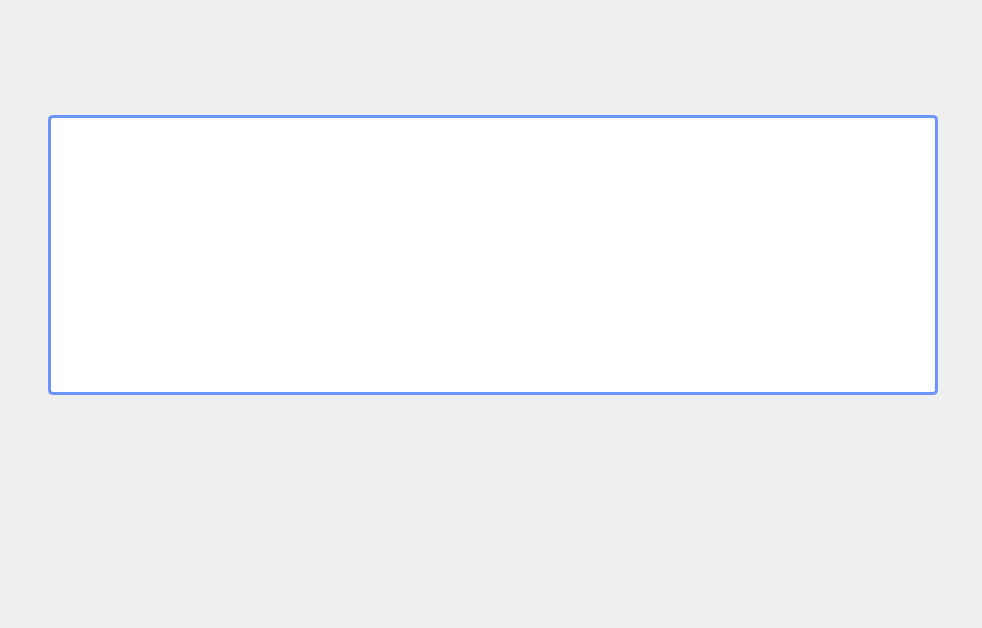
<?xml version="1.0" encoding="UTF-8"?>
<ui version="4.0">
 <class>StationAdminWIndow</class>
 <widget class="QWidget" name="StationAdminWIndow">
  <property name="geometry">
   <rect>
    <x>0</x>
    <y>0</y>
    <width>982</width>
    <height>628</height>
   </rect>
  </property>
  <property name="windowTitle">
   <string>Form</string>
  </property>
  <widget class="QLabel" name="label">
   <property name="geometry">
    <rect>
     <x>0</x>
     <y>0</y>
     <width>982</width>
     <height>628</height>
    </rect>
   </property>
   <property name="text">
    <string/>
   </property>
   <property name="pixmap">
    <pixmap resource="resources.qrc">:/stationFrameNew.png</pixmap>
   </property>
  </widget>
  <widget class="QPushButton" name="pushButton_3">
   <property name="geometry">
    <rect>
     <x>934</x>
     <y>14</y>
     <width>17</width>
     <height>17</height>
    </rect>
   </property>
   <property name="styleSheet">
    <string notr="true">border-radius: 20px; </string>
   </property>
   <property name="text">
    <string/>
   </property>
   <property name="icon">
    <iconset resource="resources.qrc">
     <normaloff>:/swapIcon.png</normaloff>:/swapIcon.png</iconset>
   </property>
   <property name="iconSize">
    <size>
     <width>17</width>
     <height>17</height>
    </size>
   </property>
  </widget>
  <widget class="QPushButton" name="pushButton_4">
   <property name="geometry">
    <rect>
     <x>790</x>
     <y>22</y>
     <width>126</width>
     <height>37</height>
    </rect>
   </property>
   <property name="styleSheet">
    <string notr="true">border-radius: 20px; </string>
   </property>
   <property name="text">
    <string/>
   </property>
   <property name="icon">
    <iconset resource="resources.qrc">
     <normaloff>:/homeButton2_New.png</normaloff>:/homeButton2_New.png</iconset>
   </property>
   <property name="iconSize">
    <size>
     <width>126</width>
     <height>37</height>
    </size>
   </property>
  </widget>
  <widget class="QPushButton" name="pushButton_8">
   <property name="geometry">
    <rect>
     <x>356</x>
     <y>22</y>
     <width>126</width>
     <height>37</height>
    </rect>
   </property>
   <property name="styleSheet">
    <string notr="true">border-radius: 20px; </string>
   </property>
   <property name="text">
    <string/>
   </property>
   <property name="icon">
    <iconset resource="resources.qrc">
     <normaloff>:/tariffsButton2New.png</normaloff>:/tariffsButton2New.png</iconset>
   </property>
   <property name="iconSize">
    <size>
     <width>126</width>
     <height>37</height>
    </size>
   </property>
  </widget>
  <widget class="QPushButton" name="pushButton_5">
   <property name="geometry">
    <rect>
     <x>648</x>
     <y>22</y>
     <width>126</width>
     <height>37</height>
    </rect>
   </property>
   <property name="styleSheet">
    <string notr="true">border-radius: 20px; </string>
   </property>
   <property name="text">
    <string/>
   </property>
   <property name="icon">
    <iconset resource="resources.qrc">
     <normaloff>:/trainButton2New.png</normaloff>:/trainButton2New.png</iconset>
   </property>
   <property name="iconSize">
    <size>
     <width>126</width>
     <height>37</height>
    </size>
   </property>
  </widget>
  <widget class="QPushButton" name="pushButton_6">
   <property name="geometry">
    <rect>
     <x>498</x>
     <y>22</y>
     <width>134</width>
     <height>37</height>
    </rect>
   </property>
   <property name="styleSheet">
    <string notr="true">border-radius: 20px; </string>
   </property>
   <property name="text">
    <string/>
   </property>
   <property name="icon">
    <iconset resource="resources.qrc">
     <normaloff>:/routeButton2New.png</normaloff>:/routeButton2New.png</iconset>
   </property>
   <property name="iconSize">
    <size>
     <width>134</width>
     <height>37</height>
    </size>
   </property>
  </widget>
  <widget class="QPushButton" name="pushButton_2">
   <property name="geometry">
    <rect>
     <x>958</x>
     <y>14</y>
     <width>17</width>
     <height>17</height>
    </rect>
   </property>
   <property name="styleSheet">
    <string notr="true">border-radius: 20px; </string>
   </property>
   <property name="text">
    <string/>
   </property>
   <property name="icon">
    <iconset resource="resources.qrc">
     <normaloff>:/closeIcon.png</normaloff>:/closeIcon.png</iconset>
   </property>
   <property name="iconSize">
    <size>
     <width>17</width>
     <height>17</height>
    </size>
   </property>
  </widget>
  <widget class="QPushButton" name="pushButton_11">
   <property name="geometry">
    <rect>
     <x>635</x>
     <y>419</y>
     <width>240</width>
     <height>82</height>
    </rect>
   </property>
   <property name="styleSheet">
    <string notr="true">border-radius: 20px; </string>
   </property>
   <property name="text">
    <string/>
   </property>
   <property name="icon">
    <iconset resource="resources.qrc">
     <normaloff>:/removeAdminNewButton.png</normaloff>:/removeAdminNewButton.png</iconset>
   </property>
   <property name="iconSize">
    <size>
     <width>240</width>
     <height>82</height>
    </size>
   </property>
  </widget>
  <widget class="QPushButton" name="pushButton_10">
   <property name="geometry">
    <rect>
     <x>373</x>
     <y>419</y>
     <width>240</width>
     <height>82</height>
    </rect>
   </property>
   <property name="styleSheet">
    <string notr="true">border-radius: 20px; </string>
   </property>
   <property name="text">
    <string/>
   </property>
   <property name="icon">
    <iconset resource="resources.qrc">
     <normaloff>:/changeAdminButton.png</normaloff>:/changeAdminButton.png</iconset>
   </property>
   <property name="iconSize">
    <size>
     <width>240</width>
     <height>82</height>
    </size>
   </property>
  </widget>
  <widget class="QPushButton" name="pushButton_9">
   <property name="geometry">
    <rect>
     <x>111</x>
     <y>419</y>
     <width>240</width>
     <height>82</height>
    </rect>
   </property>
   <property name="styleSheet">
    <string notr="true">border-radius: 20px; </string>
   </property>
   <property name="text">
    <string/>
   </property>
   <property name="icon">
    <iconset resource="resources.qrc">
     <normaloff>:/appendAdminButton_1.png</normaloff>:/appendAdminButton_1.png</iconset>
   </property>
   <property name="iconSize">
    <size>
     <width>240</width>
     <height>82</height>
    </size>
   </property>
  </widget>
  <widget class="QTableView" name="tableView">
   <property name="geometry">
    <rect>
     <x>48</x>
     <y>115</y>
     <width>890</width>
     <height>280</height>
    </rect>
   </property>
   <property name="styleSheet">
    <string notr="true">QTableView {
    border: 3px solid #6E93FC;
    border-radius: 5px;
    gridline-color: #6E93FC; /* #6D55FF */
    background-color: white;	
}

QTableView::item {
    background-color: white;
    font-family: Karla; /* Установка шрифта */
    font-size: 15pt; /* Установка размера шрифта */
    color: black;
}

QTableView::item:selected {
    background-color: #6E93FC; /* #6D55FF */
    color: white;
}

QTableView::item:focus {
    background-color: #6E93FC; /* #6D55FF */
    color: white;
}

QHeaderView::section {
    background-color: #6E93FC; /* #6D55FF */
    color: white;
    font-family: Karla;
    font-size: 14pt;
}

QHeaderView::section:horizontal {
    border: none; /* убираем горизонтальные линии разделителя */
}

QHeaderView::section:vertical {
    border: none; /* убираем вертикальные линии разделителя */
}

QScrollBar:vertical {
    border: none;
    background: white; /* Можно изменить на цвет фона таблицы или окна */
    width: 7px; /* Уменьшенная ширина */
    margin: 0px; /* Если не нужно отступление от краев */
    /*border-radius: 5px; /* Уменьшенное закругление */
}

QScrollBar::handle:vertical {
    background: #6E93FC;
    min-height: 7px; /* Уменьшенная минимальная длина */
    /*border-radius: 5px; /* Уменьшенное закругление */
}

QScrollBar::add-page:vertical, QScrollBar::sub-page:vertical {
    background: white; /* Это изменит цвет фона неактивных частей ползунка */
}

QScrollBar::add-line:vertical, QScrollBar::sub-line:vertical {
    border: none;
    background: none;
    width: 0px;
    height: 0px;
}

QScrollBar:horizontal {
    border: none;
    background: white; /* Можно изменить на цвет фона таблицы или окна */
    height: 7px; /* Уменьшенная высота */
    margin: 0px; /* Если не нужно отступление от краев */
    /*border-radius: 5px; /* Уменьшенное закругление */
}

QScrollBar::handle:horizontal {
    background: #6E93FC;
    min-width: 10px; /* Уменьшенная минимальная длина */
    /*border-radius: 5px; /* Уменьшенное закругление */
}

QScrollBar::add-page:horizontal, QScrollBar::sub-page:horizontal {
    background: white; /* Это изменит цвет фона неактивных частей ползунка */
}</string>
   </property>
   <property name="showGrid">
    <bool>true</bool>
   </property>
  </widget>
  <widget class="QPushButton" name="pushButton_12">
   <property name="geometry">
    <rect>
     <x>214</x>
     <y>22</y>
     <width>126</width>
     <height>37</height>
    </rect>
   </property>
   <property name="styleSheet">
    <string notr="true">border-radius: 20px; </string>
   </property>
   <property name="text">
    <string/>
   </property>
   <property name="icon">
    <iconset resource="resources.qrc">
     <normaloff>:/trainStationButton2.png</normaloff>:/trainStationButton2.png</iconset>
   </property>
   <property name="iconSize">
    <size>
     <width>126</width>
     <height>37</height>
    </size>
   </property>
  </widget>
 </widget>
 <resources>
  <include location="resources.qrc"/>
 </resources>
 <connections/>
</ui>
